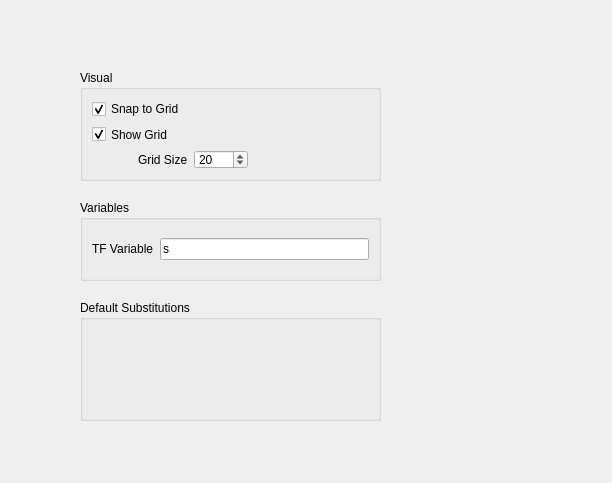
<?xml version="1.0" encoding="UTF-8"?>
<ui version="4.0">
 <class>Form</class>
 <widget class="QWidget" name="Form">
  <property name="geometry">
   <rect>
    <x>0</x>
    <y>0</y>
    <width>612</width>
    <height>483</height>
   </rect>
  </property>
  <property name="windowTitle">
   <string>Form</string>
  </property>
  <widget class="QGroupBox" name="groupBox">
   <property name="geometry">
    <rect>
     <x>80</x>
     <y>70</y>
     <width>301</width>
     <height>111</height>
    </rect>
   </property>
   <property name="title">
    <string>Visual</string>
   </property>
   <layout class="QGridLayout" name="gridLayout">
    <item row="2" column="0">
     <spacer name="horizontalSpacer">
      <property name="orientation">
       <enum>Qt::Horizontal</enum>
      </property>
      <property name="sizeType">
       <enum>QSizePolicy::Fixed</enum>
      </property>
      <property name="sizeHint" stdset="0">
       <size>
        <width>40</width>
        <height>20</height>
       </size>
      </property>
     </spacer>
    </item>
    <item row="2" column="1" colspan="2">
     <widget class="QLabel" name="label">
      <property name="text">
       <string>Grid Size</string>
      </property>
     </widget>
    </item>
    <item row="2" column="3">
     <widget class="QSpinBox" name="spinBox_gridSize">
      <property name="minimum">
       <number>1</number>
      </property>
      <property name="maximum">
       <number>1000</number>
      </property>
      <property name="value">
       <number>20</number>
      </property>
     </widget>
    </item>
    <item row="2" column="4">
     <spacer name="horizontalSpacer_2">
      <property name="orientation">
       <enum>Qt::Horizontal</enum>
      </property>
      <property name="sizeHint" stdset="0">
       <size>
        <width>127</width>
        <height>20</height>
       </size>
      </property>
     </spacer>
    </item>
    <item row="1" column="0" colspan="5">
     <widget class="QCheckBox" name="checkBox_showGrid">
      <property name="text">
       <string>Show Grid</string>
      </property>
      <property name="checked">
       <bool>true</bool>
      </property>
     </widget>
    </item>
    <item row="0" column="0" colspan="5">
     <widget class="QCheckBox" name="checkBox">
      <property name="text">
       <string>Snap to Grid</string>
      </property>
      <property name="checked">
       <bool>true</bool>
      </property>
     </widget>
    </item>
   </layout>
  </widget>
  <widget class="QGroupBox" name="groupBox_2">
   <property name="geometry">
    <rect>
     <x>80</x>
     <y>200</y>
     <width>301</width>
     <height>81</height>
    </rect>
   </property>
   <property name="title">
    <string>Variables</string>
   </property>
   <layout class="QGridLayout" name="gridLayout_2">
    <item row="0" column="0">
     <widget class="QLabel" name="label_2">
      <property name="text">
       <string>TF Variable</string>
      </property>
     </widget>
    </item>
    <item row="0" column="1">
     <widget class="QLineEdit" name="lineEdit">
      <property name="text">
       <string>s</string>
      </property>
     </widget>
    </item>
   </layout>
  </widget>
  <widget class="QGroupBox" name="groupBox_3">
   <property name="geometry">
    <rect>
     <x>80</x>
     <y>300</y>
     <width>301</width>
     <height>121</height>
    </rect>
   </property>
   <property name="title">
    <string>Default Substitutions</string>
   </property>
  </widget>
 </widget>
 <resources/>
 <connections>
  <connection>
   <sender>checkBox_showGrid</sender>
   <signal>toggled(bool)</signal>
   <receiver>label</receiver>
   <slot>setEnabled(bool)</slot>
   <hints>
    <hint type="sourcelabel">
     <x>230</x>
     <y>128</y>
    </hint>
    <hint type="destinationlabel">
     <x>159</x>
     <y>156</y>
    </hint>
   </hints>
  </connection>
  <connection>
   <sender>checkBox_showGrid</sender>
   <signal>toggled(bool)</signal>
   <receiver>spinBox_gridSize</receiver>
   <slot>setEnabled(bool)</slot>
   <hints>
    <hint type="sourcelabel">
     <x>230</x>
     <y>128</y>
    </hint>
    <hint type="destinationlabel">
     <x>210</x>
     <y>155</y>
    </hint>
   </hints>
  </connection>
 </connections>
</ui>
